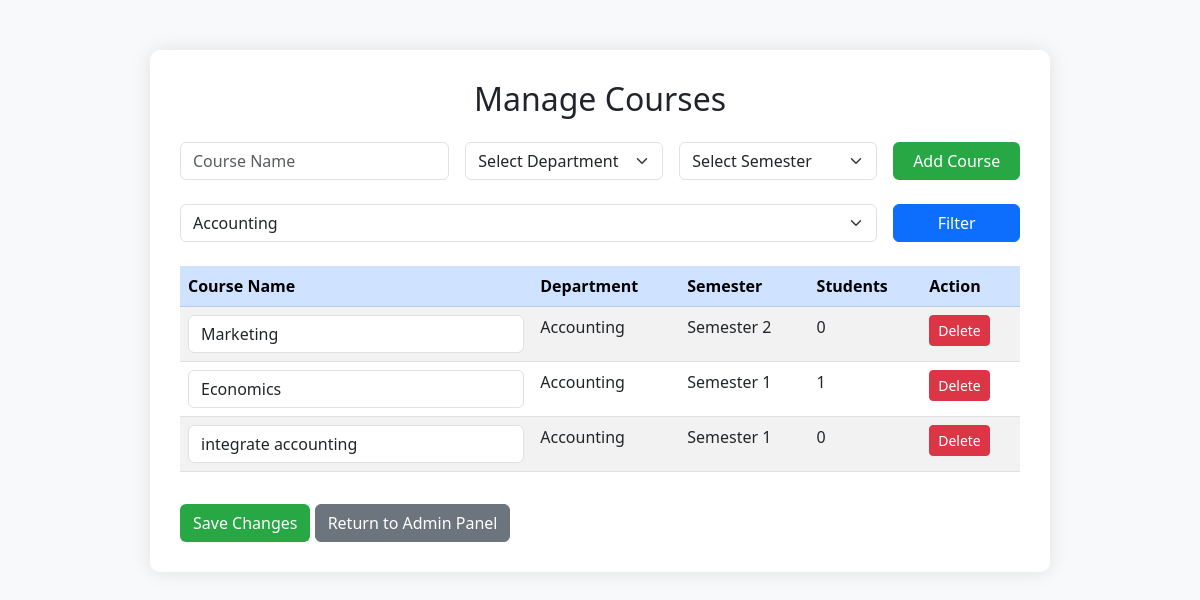
Screenshot of /manage_courses.php?department=Accounting (signed in) with the database file from the repository.
### tables this page shows
CREATE TABLE `courses` (
  `course_id` int(11) NOT NULL,
  `course_name` varchar(100) NOT NULL,
  `department` varchar(100) NOT NULL,
  `semester` varchar(50) NOT NULL DEFAULT 'Semester 1'
);

### manage_courses.php (the view, shortened to what this page needs)
<?php
include 'db.php';
$dept_result = $conn->query("SELECT dept_name FROM departments");
$database_departments = [];
while ($row = $dept_result->fetch_assoc()) {
    $database_departments[] = $row['dept_name'];
}
$hardcoded_departments = [
    'Computer Science',
    'Accounting',
    'Marketing',
    'PE',
    'nursing',
    'pharmacist'
];
$all_departments = array_unique(array_merge($database_departments, $hardcoded_departments));
sort($all_departments);
$departmentFilter = $_GET['department'] ?? '';
$courses = [];
if ($departmentFilter) {
    $stmt = $conn->prepare("
        SELECT c.course_id, c.course_name, c.department, c.semester, COUNT(r.id) as student_count
        FROM courses c
        LEFT JOIN registrations r ON c.course_id = r.course_id
        WHERE c.department = ?
        GROUP BY c.course_id, c.course_name, c.department, c.semester
    ");
    $stmt->bind_param("s", $departmentFilter);
    $stmt->execute();
    $courses = $stmt->get_result();
}
?>
<!DOCTYPE html>
<html lang="en">
<head>
    <link href="https://cdn.jsdelivr.net/npm/bootstrap@5.3.0/dist/css/bootstrap.min.css" rel="stylesheet">
</head>
<body>
    <div class="management-container">
        <h2 class="text-center mb-4">Manage Courses</h2>
        <form method="post" class="mb-4">
            <div class="row g-3">
                <div class="col-md-4">
                    <input type="text" name="course_name" class="form-control" placeholder="Course Name" required>
                </div>
                <div class="col-md-3">
                    <select name="department" class="form-select" required>
                        <option value="">Select Department</option>
                    </select>
                </div>
                <div class="col-md-3">
                    <select name="semester" class="form-select" required>
                        <option value="">Select Semester</option>
                    </select>
                </div>
                <div class="col-md-2">
                    <button type="submit" name="add_course" class="btn btn-custom w-100">Add Course</button>
                </div>
            </div>
        </form>
        <form method="get" class="mb-4">
            <div class="row g-3">
                <div class="col-md-10">
                    <select name="department" class="form-select">
                        <?php foreach ($all_departments as $dept): ?>
                            <option value="<?php echo htmlspecialchars($dept); ?>" <?php echo $departmentFilter == $dept ? 'selected' : ''; ?>><?php echo htmlspecialchars($dept); ?></option>
                        <?php endforeach; ?>
                    </select>
                </div>
                <div class="col-md-2">
                    <button type="submit" class="btn btn-primary w-100">Filter</button>
                </div>
            </div>
        </form>
        <?php if ($courses && $courses->num_rows > 0): ?>
            <form method="post" action="update_courses.php">
                <table class="table table-striped table-hover">
                    <thead class="table-primary">
                        <tr>
                            <th>Course Name</th>
                            <th>Department</th>
                            <th>Semester</th>
                            <th>Students</th>
                            <th>Action</th>
                        </tr>
                    </thead>
                    <tbody>
                        <?php while ($row = $courses->fetch_assoc()): ?>
                            <tr>
                                <td><input type="text" name="course_name[<?php echo $row['course_id']; ?>]" class="form-control" value="<?php echo htmlspecialchars($row['course_name']); ?>"></td>
                                <td><?php echo htmlspecialchars($row['department']); ?></td>
                                <td><?php echo htmlspecialchars($row['semester']); ?></td>
                                <td><?php echo $row['student_count']; ?></td>
                                <td>
                                    <a href="delete_course.php?id=<?php echo $row['course_id']; ?>" class="btn btn-danger btn-sm" onclick="return confirm('Delete this course?')">Delete</a>
                                </td>
                            </tr>
                        <?php endwhile; ?>
                    </tbody>
                </table>
                <button type="submit" class="btn btn-custom mt-3">Save Changes</button>
                <a href="admin.php" class="btn btn-secondary mt-3">Return to Admin Panel</a>
            </form>
        <?php else: ?>
            <p class="text-center text-muted">No courses found.</p>
            <a href="admin.php" class="btn btn-secondary">Return to Admin Panel</a>
        <?php endif; ?>
    </div>
</body>
</html>

### manage_courses.php (style rules this page uses)
body { background: #f8f9fa; }
.management-container { max-width: 900px; margin: 50px auto; padding: 30px; background: white; border-radius: 10px; box-shadow: 0 0 20px rgba(0, 0, 0, 0.1); }
.btn-custom { background-color: #28a745; color: white; }
.btn-danger { background-color: #dc3545; }

### rows the page displays
courses: course_name "Marketing", department "Accounting", semester "Semester 2", student_count "0"
courses: course_name "Economics", department "Accounting", semester "Semester 1", student_count "1"
courses: course_name "integrate accounting", department "Accounting", semester "Semester 1", student_count "0"

### other values shown
form field department "Accounting"
